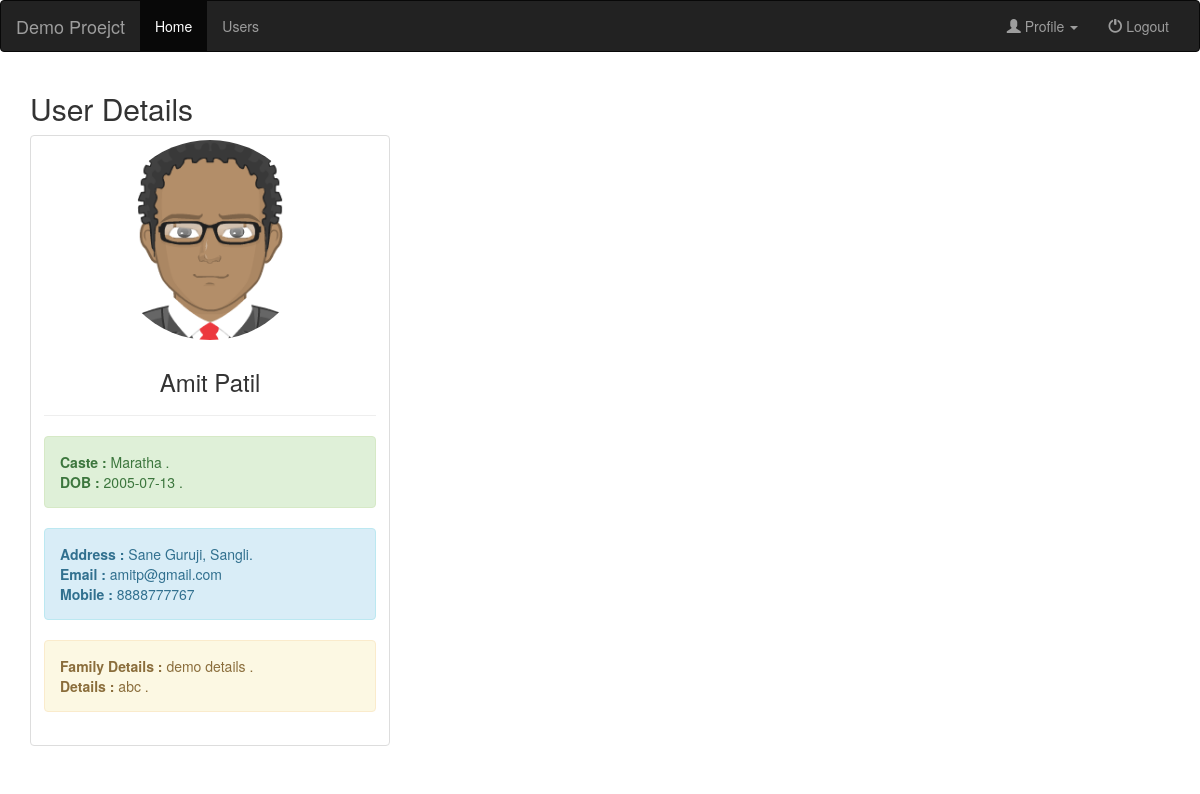
The app's page /user/details.php?id=1 (signed in) with its own data.
### tables this page shows
CREATE TABLE `user` (
  `id` int(11) NOT NULL,
  `name` varchar(200) NOT NULL,
  `email` varchar(100) NOT NULL,
  `mobile` varchar(50) NOT NULL,
  `casteid` int(11) DEFAULT NULL,
  `cityid` int(11) DEFAULT NULL,
  `address` text DEFAULT NULL,
  `photo` varchar(200) DEFAULT NULL,
  `dob` date DEFAULT NULL,
  `status` int(11) NOT NULL,
  `familydetails` text DEFAULT NULL,
  `description` text DEFAULT NULL,
  `password` varchar(100) NOT NULL
);

CREATE TABLE `caste` (
  `id` int(11) NOT NULL,
  `name` varchar(100) NOT NULL,
  `status` int(11) NOT NULL
);

CREATE TABLE `city` (
  `id` int(11) NOT NULL,
  `name` varchar(200) NOT NULL,
  `status` int(11) NOT NULL
);

### user/details.php (the view, shortened to what this page needs)
<?php
include "../db.php";
if (isset($_GET['id'])) {
    $id = mysqli_real_escape_string($connection,$_GET['id']);
    $query = "SELECT u.*, c.name as cityname, ca.name as castename
            FROM
            user as u left join city as c on u.cityid = c.id
            left join caste as ca on u.casteid = ca.id
            WHERE u.id=" . $id;
} else {
    header("location: users.php");
}
?>
<!DOCTYPE html>
<html lang="en">
<head>
    <link rel="stylesheet" href="https://maxcdn.bootstrapcdn.com/bootstrap/3.4.1/css/bootstrap.min.css">
    <link rel="stylesheet" href="https://cdn.datatables.net/1.13.5/css/jquery.dataTables.min.css">
</head>
<body>
    <?php
    include "nav.php";
    ?>
    <div class="container">
        <h2>User Details</h2>
        <div class="row" id="userslist">
            <?php
            $data = mysqli_query($connection, $query);
            while ($row = mysqli_fetch_assoc($data)) {
            ?>
                <div class="col-md-4">
                    <div class="thumbnail">
                            <img src="../userphotos/<?= $row['photo'] ?>" class="img-circle" alt="Lights" width="200" height="200">
                            <div class="caption">
                                <h3 class="text-center"><?= $row['name'] ?></h3>
                                <hr>
                                <div class="alert alert-success">
                                    <strong>Caste : </strong> <?= $row['castename'] ?> .<br>
                                    <strong>DOB : </strong> <?= $row['dob'] ?> .
                                </div>
                                <div class="alert alert-info">
                                    <strong>Address : </strong> <?= $row['address']. ", ". $row['cityname'] ?>. <br>
                                    <strong>Email : </strong> <?= $row['email'] ?> <br>
                                    <strong>Mobile : </strong> <?= $row['mobile'] ?>
                                </div>
                                <div class="alert alert-warning">
                                    <strong>Family Details : </strong> <?= $row['familydetails']?> .<br>
                                    <strong>Details : </strong> <?= $row['description']?> .
                                </div>
                            </div>
                    </div>
                </div>
            <?php } ?>
        </div>
    </div>
</body>
</html>

### records on screen
user: photo (picture), name "Amit Patil", casteid.name "Maratha", dob "2005-07-13", address "Sane Guruji", cityid.name "Sangli", email "amitp@gmail.com", mobile "8888777767", familydetails "demo details", description "abc"

### other values on screen
$projectName "Demo Proejct"
